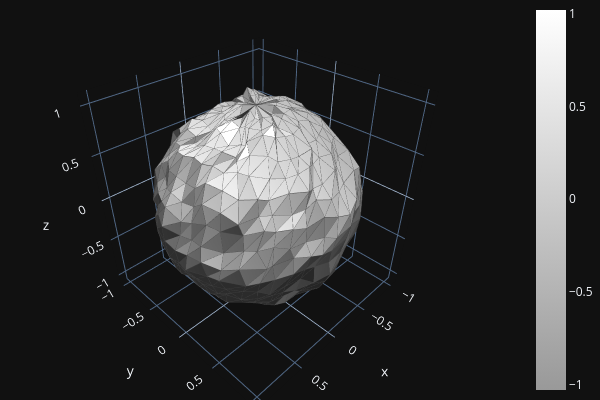

Write notebook code for a chart like this one.
### Code cell
o3d.visualization.draw_plotly(
    [laplacian_mesh_1],
    mesh_show_wireframe=True
)

### Figure 1 — Plotly figure (JSON) as saved in the notebook; plotly's stock layout.template omitted (floating-point values rounded to 4 significant figures; data arrays with more than 128 entries replaced by an {"elided": "..."} marker saying what was removed)
{"data": [{"colorscale": [[0, "rgb(153, 153, 153)"], [1.0, "rgb(255,255,255)"]], "flatshading": true, "i": {"elided": "1520 int values"}, "intensity": {"elided": "762 float values"}, "j": {"elided": "1520 int values"}, "k": {"elided": "1520 int values"}, "lighting": {"ambient": 0.18, "diffuse": 1, "facenormalsepsilon": 1e-15, "fresnel": 0.1, "roughness": 0.05, "specular": 1, "vertexnormalsepsilon": 1e-15}, "lightposition": {"x": 100, "y": 200, "z": 0}, "x": {"elided": "762 float values"}, "y": {"elided": "762 float values"}, "z": {"elided": "762 float values"}, "type": "mesh3d"}, {"line": {"color": "rgb(70,70,70)", "width": 1}, "mode": "lines", "x": {"elided": "7600 float values"}, "y": {"elided": "7600 float values"}, "z": {"elided": "7600 float values"}, "type": "scatter3d"}], "layout": {"height": 400, "margin": {"b": 0, "l": 0, "r": 0, "t": 0}, "showlegend": false, "width": 600, "scene": {"camera": {"center": {"x": 0, "y": 0, "z": 0}, "up": {"x": 0, "y": 0, "z": 1}}}}}
